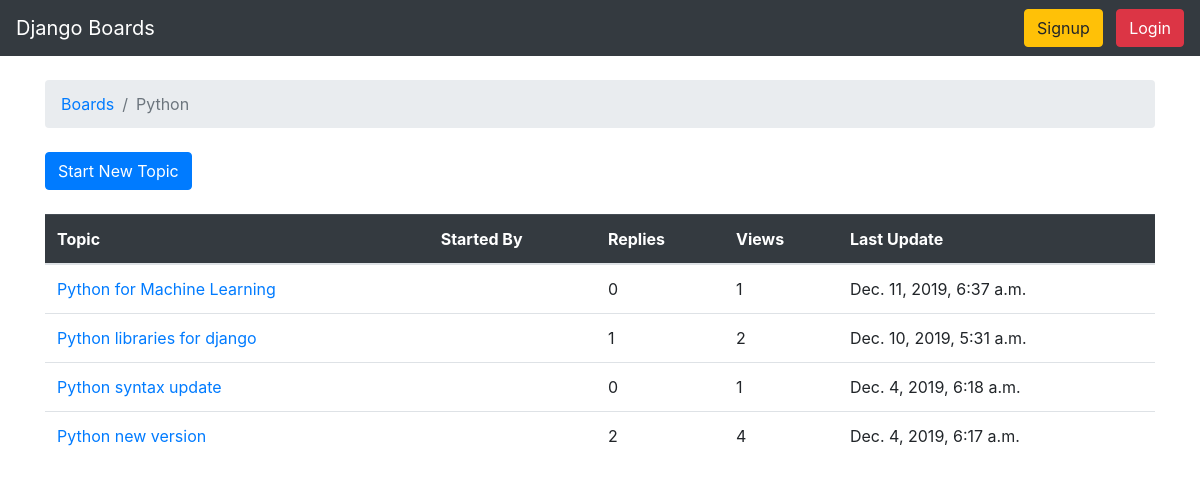
Screenshot of /boardAppV3/topic/1 with the database file from the repository.
### app/models.py (models this page shows, shortened)
class Board(models.Model):
    name = models.CharField(max_length=30, unique=True)
    descrption = models.CharField(max_length=100)

class Topic(models.Model):
    subject = models.CharField(max_length=255)
    last_updated = models.DateTimeField(auto_now_add=True)
    board = models.ForeignKey(Board, related_name="topics", on_delete=models.CASCADE)
    startedBy = models.ForeignKey(User, related_name="topics", on_delete=models.CASCADE)
    views = models.PositiveIntegerField(default=0)

### app/views.py (the view)
# urls.py: path('topic/<int:pk>', views.boardTopic, name='topic'),
def boardTopic(req,pk):
    board = get_object_or_404(Board, pk=pk)
    topics = board.topics.order_by('-last_updated').annotate(replies=Count('posts') - 1)
    return render(req, 'topics.html', {'board':board, 'topics':topics})

### app/templates/topics.html (shortened to what this page needs)
{% extends 'base.html' %}
{% block breadcrumb %}
<li class="breadcrumb-item">
    <a href="{% url 'index' %}">Boards</a>
</li>
<li class="breadcrumb-item active">{{board.name}}</li>
{% endblock %}
{% block content %}
<section id="boardTopic">
    <a href="{% url 'newTopic' board.id %}" class="btn btn-primary">Start New Topic</a>
    <br><br>
    <table class="table">
        <thead class="table-dark">
            <tr>
                <th>Topic</th>
                <th>Started By</th>
                <th>Replies</th>
                <th>Views</th>
                <th>Last Update</th>
            </tr>
        </thead>
        <tbody>
            {% for topic in topics %}
            <tr>
                <td>
                    <a href="{% url 'topics_posts' topic.board.pk topic.pk %}">{{topic.subject}}</a>
                </td>
                <td>{{topic.starter.username}}</td>
                <td>{{topic.replies}}</td>
                <td>{{topic.views}}</td>
                <td>{{topic.last_updated}}</td>
            </tr>
            {% endfor %}
        </tbody>
    </table>
</section>
{% endblock %}

### rows the page displays
Board: name "Python"
Topic: subject "Python for Machine Learning", replies "0", views "1", last_updated "Dec. 11, 2019, 6:37 a.m."
Topic: subject "Python libraries for django", replies "1", views "2", last_updated "Dec. 10, 2019, 5:31 a.m."
Topic: subject "Python syntax update", replies "0", views "1", last_updated "Dec. 4, 2019, 6:18 a.m."
Topic: subject "Python new version", replies "2", views "4", last_updated "Dec. 4, 2019, 6:17 a.m."
